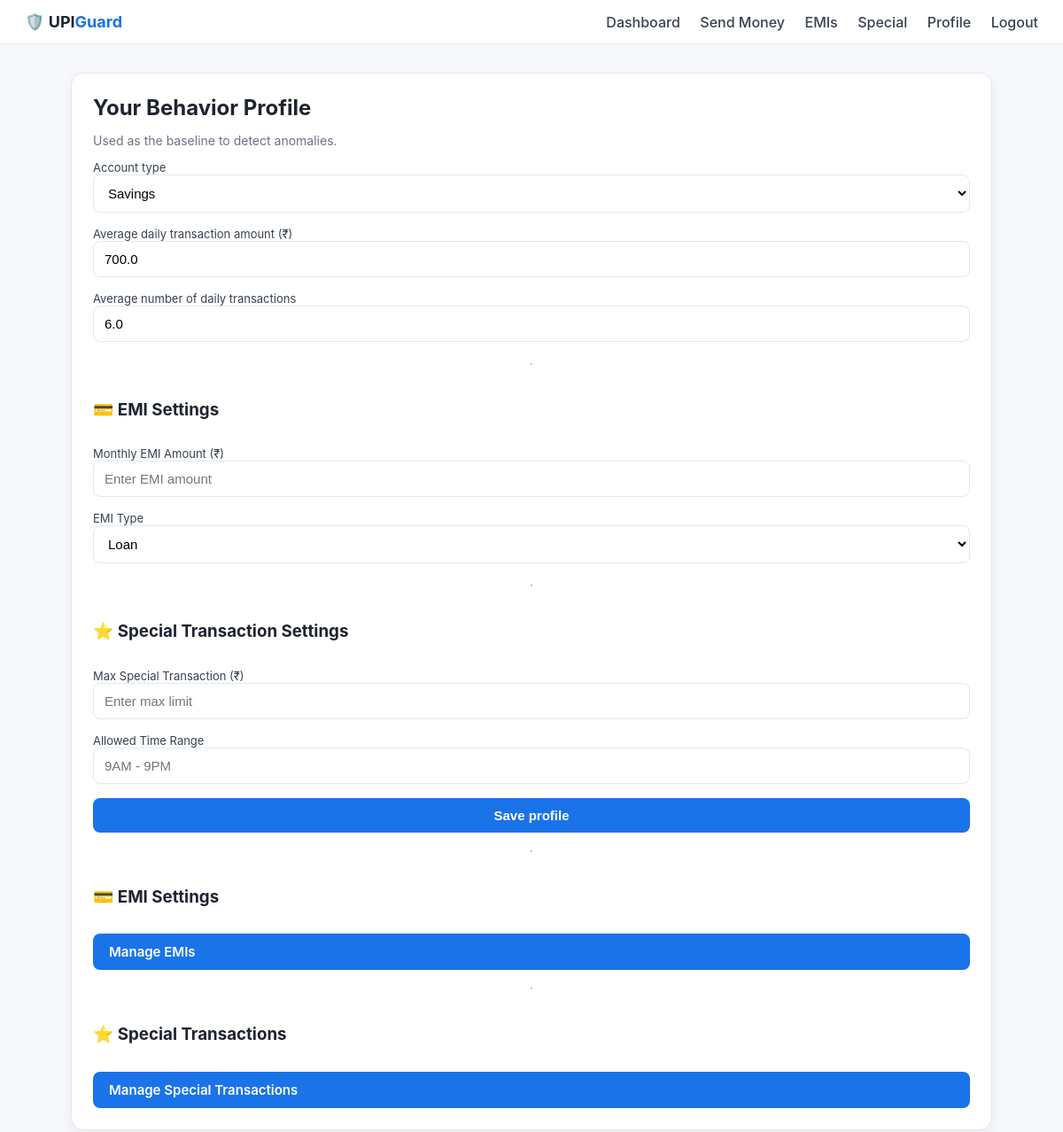
Screenshot of /profile (signed in) with the database file from the repository.
### tables this page shows
CREATE TABLE users (
                id              INTEGER PRIMARY KEY AUTOINCREMENT,
                email           TEXT UNIQUE NOT NULL,
                password_hash   TEXT NOT NULL,
                full_name       TEXT,
                account_type    TEXT DEFAULT 'Savings',   -- Savings / Current
                avg_amount      REAL DEFAULT 900.0,        -- ₹ avg per txn
                avg_daily_txns  REAL DEFAULT 3.0,          -- avg # txns / day
                created_at      TEXT DEFAULT CURRENT_TIMESTAMP
            );

### app.py (the view, shortened to what this page needs)
@app.route('/profile', methods=['GET', 'POST'])
@login_required
def profile():
    return render_template('profile.html', user=current_user())

### app.py (called while the page is built)
def login_required(view):
    @wraps(view)
    def wrapper(*args, **kwargs):
        if "user_id" not in session:
            return redirect(url_for("login"))
        return view(*args, **kwargs)
    return wrapper

def current_user():
    return db.fetch_one("SELECT * FROM users WHERE id = ?", (session["user_id"],))

### database.py (called while the page is built)
@contextmanager
def get_db():
    DB_PATH.parent.mkdir(exist_ok=True)
    conn = sqlite3.connect(DB_PATH)
    conn.row_factory = sqlite3.Row
    try:
        yield conn
        conn.commit()
    finally:
        conn.close()

def fetch_one(query, params=()):
    with get_db() as c:
        return c.execute(query, params).fetchone()

### templates/profile.html (shortened to what this page needs)
{% extends "base.html" %}
{% block content %}
<div class="card">
  <h1>Your Behavior Profile</h1>
  <p class="muted">Used as the baseline to detect anomalies.</p>
  <form method="post" class="grid">
  <label>Account type
    <select name="account_type">
      <option value="Savings" {% if user['account_type']=='Savings' %}selected{% endif %}>Savings</option>
    </select>
  </label>
  <label>Average daily transaction amount (₹)
    <input type="number" step="1" name="avg_amount" value="{{ user['avg_amount'] }}" required />
  </label>
  <label>Average number of daily transactions
    <input type="number" step="1" name="avg_daily_txns" value="{{ user['avg_daily_txns'] }}" required />
  </label>
  <hr>
  <h3>💳 EMI Settings</h3>
  <label>Monthly EMI Amount (₹)
    <input type="number" name="emi_amount" placeholder="Enter EMI amount">
  </label>
  <label>EMI Type
    <select name="emi_type">
      <option>Loan</option>
    </select>
  </label>
  <hr>
  <h3>⭐ Special Transaction Settings</h3>
  <label>Max Special Transaction (₹)
    <input type="number" name="special_limit" placeholder="Enter max limit">
  </label>
  <label>Allowed Time Range
    <input type="text" name="special_time" placeholder="9AM - 9PM">
  </label>
  <button class="btn-primary" type="submit">Save profile</button>
  <hr>
<h3>💳 EMI Settings</h3>
<a href="{{ url_for('emi') }}" class="btn-primary">Manage EMIs</a>
<hr>
<h3>⭐ Special Transactions</h3>
<a href="{{ url_for('special') }}" class="btn-primary">Manage Special Transactions</a>
</form>
</div>
{% endblock %}

### static/style.css (style rules this page uses)
:root { --bg:#f6f8fb; --card:#fff; --ink:#1f2330; --muted:#6b7280; --primary:#1a73e8; --primary-2:#155cb4; --ok:#0f9d58; --warn:#f4b400; --otp:#ff6d00; --bad:#db4437; --border:#e5e7eb; --shadow:0 4px 14px rgba(20,20,40,.06); font-family:-apple-system,'Segoe UI',Roboto,Helvetica,Arial,sans-serif; }
* { box-sizing:border-box }
body { margin:0;background:var(--bg);color:var(--ink) }
a { color:var(--primary);text-decoration:none }
.card { background:var(--card);border:1px solid var(--border);border-radius:14px; padding:24px;box-shadow:var(--shadow);margin-bottom:20px }
h1 { margin:0 0 8px;font-size:24px }
.muted { color:var(--muted);font-size:14px }
form.grid,form.grid-3 { display:grid;gap:12px }
input,select { width:100%;padding:11px 12px;border:1px solid var(--border); border-radius:8px;font-size:15px;background:#fff }
label { display:block;font-size:13px;color:#374151;margin-bottom:4px }
.btn-primary { background:var(--primary);color:#fff;border:none;padding:11px 18px; border-radius:8px;font-weight:600;cursor:pointer;font-size:15px }

### rows the page displays
users: account_type "Savings", avg_amount "700.0", avg_daily_txns "6.0"
